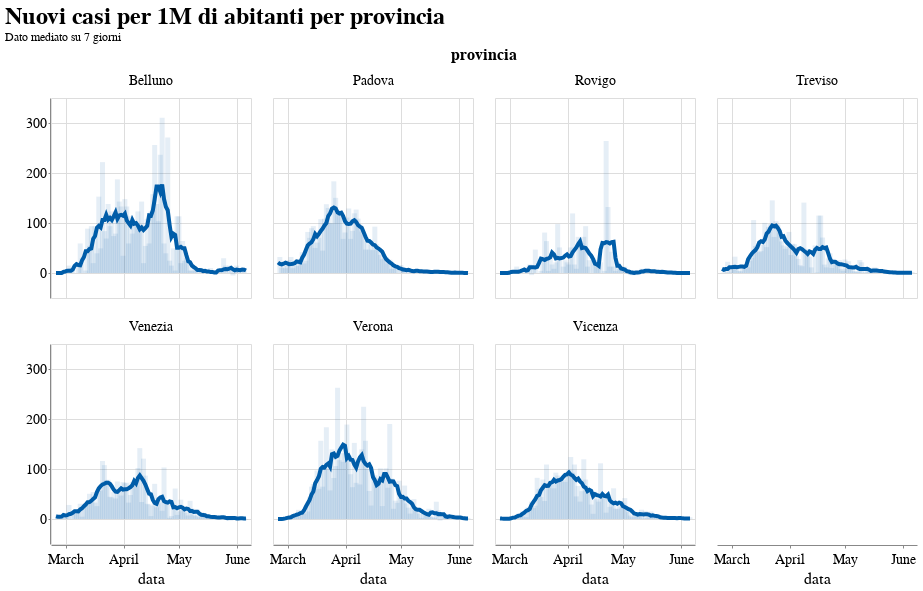

Here is the notebook cell this chart was saved with:
### Code cell
base = alt.Chart().transform_window(
    averaged='mean(nuovi_positivi_per_1M_pop)',
    frame=[-4,3],
    groupby=['provincia']
).encode(
    x='data:T',
    tooltip=['data', 'provincia', 'totale_casi', 'nuovi_positivi', 'incremento']
).properties(
    height=200,
    width=200,
)

c1 = base.mark_line().encode(
    y=alt.Y('averaged:Q', title=''),
)

c2 = base.mark_bar(opacity=0.1).encode(
    y=alt.Y('nuovi_positivi_per_1M_pop', title=''),

)

alt.layer(c1, c2, data=prov_df).facet(facet='provincia:N', columns=4).properties(
    title={
      "text": ['Nuovi casi per 1M di abitanti per provincia'], 
      "subtitle": ["Dato mediato su 7 giorni"]
    }
).interactive()

### Figure 1 — Vega-Lite specification as saved in the notebook (floating-point values rounded to 4 significant figures; data arrays with more than 128 entries replaced by an {"elided": "..."} marker saying what was removed)
{"config": {"view": {"width": 600, "height": 400}, "background": "#ffffff", "title": {"anchor": "start", "font": "Source Sans Pro, Arial, sans", "fontColor": "#000000", "fontSize": 24, "fontWeight": "bold"}, "arc": {"fill": "#005DA9"}, "area": {"fill": "#005DA9"}, "line": {"stroke": "#005DA9", "strokeWidth": 4}, "path": {"stroke": "#005DA9"}, "rect": {"fill": "#005DA9"}, "shape": {"stroke": "#005DA9"}, "bar": {"fill": "#005DA9"}, "point": {"stroke": "#005DA9"}, "symbol": {"fill": "#005DA9", "size": 60}, "axis": {"titleFont": "Source Sans Pro, sans", "titleFontSize": 16, "titleFontWeight": "normal", "labelFont": "Source Sans Pro, sans", "labelFontSize": 14, "labelFontWeight": "normal"}, "axisX": {"labelAngle": 0, "labelPadding": 4, "tickSize": 3}, "axisY": {"labelBaseline": "middle", "maxExtent": 45, "minExtent": 45, "tickSize": 2, "titleAlign": "left", "titleAngle": 0, "titleX": -45, "titleY": -11}, "headerFacet": {"titleFontSize": 16, "labelFontSize": 14}, "headerRow": {"titleFontSize": 16, "labelFontSize": 14}, "headerColumn": {"titleFontSize": 16, "labelFontSize": 14}, "legend": {"titleFont": "Source Sans Pro, sans", "titleFontSize": 16, "titleFontWeight": "normal", "symbolType": "circle", "labelFont": "Source Sans Pro, sans", "labelFontSize": 15}, "range": {"category": ["#AB377A", "#AEC067", "#9BC3B7", "#928285", "#F07F3C", "#FFE054", "#E30034", "#005DA9", "#644F54", "#5EA290", "#769F3B", "#812161", "#E36319", "#F5C631"]}}, "data": {"name": "data-0153c0296c1351fc95ca0b8bb477f345"}, "facet": {"type": "nominal", "field": "provincia"}, "spec": {"layer": [{"mark": "line", "encoding": {"tooltip": [{"type": "temporal", "field": "data"}, {"type": "nominal", "field": "provincia"}, {"type": "quantitative", "field": "totale_casi"}, {"type": "quantitative", "field": "nuovi_positivi"}, {"type": "quantitative", "field": "incremento"}], "x": {"type": "temporal", "field": "data"}, "y": {"type": "quantitative", "field": "averaged", "title": ""}}, "height": 200, "selection": {"selector005": {"type": "interval", "bind": "scales", "encodings": ["x", "y"]}}, "transform": [{"window": [{"op": "mean", "field": "nuovi_positivi_per_1M_pop", "as": "averaged"}], "frame": [-4, 3], "groupby": ["provincia"]}], "width": 200}, {"mark": {"type": "bar", "opacity": 0.1}, "encoding": {"tooltip": [{"type": "temporal", "field": "data"}, {"type": "nominal", "field": "provincia"}, {"type": "quantitative", "field": "totale_casi"}, {"type": "quantitative", "field": "nuovi_positivi"}, {"type": "quantitative", "field": "incremento"}], "x": {"type": "temporal", "field": "data"}, "y": {"type": "quantitative", "field": "nuovi_positivi_per_1M_pop", "title": ""}}, "height": 200, "transform": [{"window": [{"op": "mean", "field": "nuovi_positivi_per_1M_pop", "as": "averaged"}], "frame": [-4, 3], "groupby": ["provincia"]}], "width": 200}]}, "columns": 4, "title": {"text": ["Nuovi casi per 1M di abitanti per provincia"], "subtitle": ["Dato mediato su 7 giorni"]}, "$schema": "https://vega.github.io/schema/vega-lite/v4.0.2.json", "datasets": {"data-0153c0296c1351fc95ca0b8bb477f345": {"elided": "721 records"}}}
